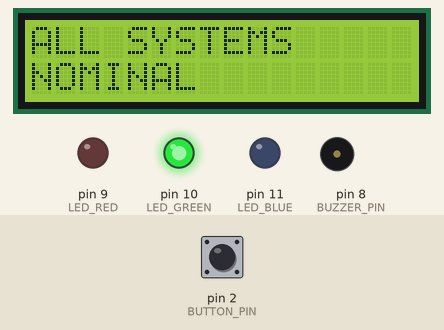
Simulated run of this sketch. Board: Arduino Uno, built with avr-gcc and run on an emulated ATmega328P. On the bench: 16×2 character LCD, output pins drawn as LEDs (lit = HIGH), buzzer (waves = sounding, pin HIGH). Inputs (shaded band) come from the test bench; at power-on: pin 2 (BUTTON_PIN) HIGH. What the sketch prints to the serial monitor is not drawn.

Above: at 3.4 s.
3.5 s: pin 2 (BUTTON_PIN) pulled LOW for 0.15 s
At 3.8 s:
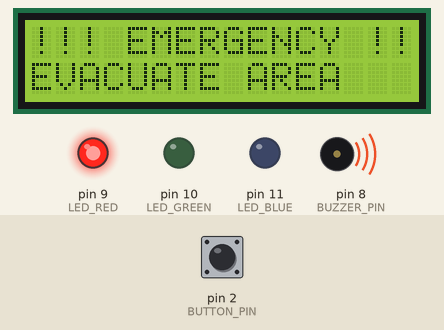
7.0 s: pin 2 (BUTTON_PIN) pulled LOW for 1 s
At 7.36 s:
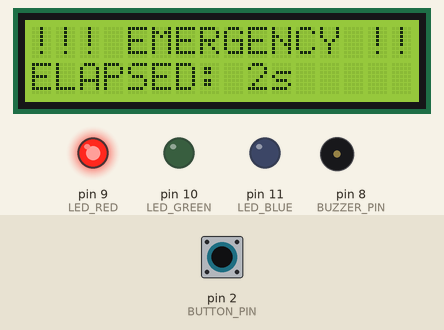
9.5 s: pin 2 (BUTTON_PIN) pulled LOW for 0.15 s
At 10.25 s:
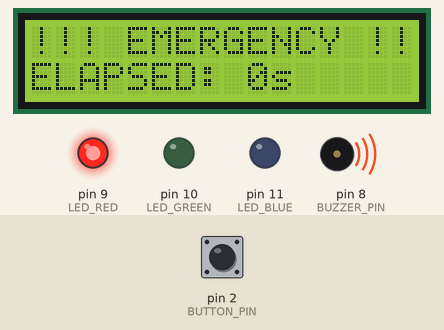
Timing chart, 0 to 16.2 s (numbered marks = the images above; inputs shaded):
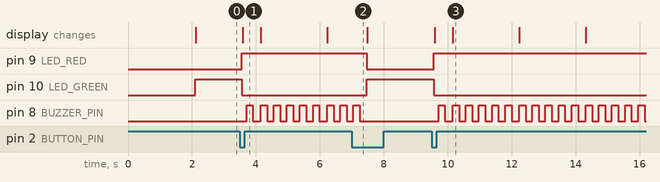

Measured:
- after the input at 3.5 s, pin 9 (LED_RED): LOW → HIGH after 0.06 s; pin 10 (LED_GREEN): HIGH → LOW after 0.06 s; pin 8 (BUZZER_PIN): alternates HIGH for 0.20 s and LOW for 0.21 s, starting after 0.21 s; the display: changes after 0.09 s (image 1)
- after the input at 7.0 s, pin 9 (LED_RED): HIGH → LOW after 0.46 s; pin 10 (LED_GREEN): LOW → HIGH after 0.46 s; pin 8 (BUZZER_PIN): goes on until 7.2 s, then stays LOW
- after the input at 9.5 s, pin 9 (LED_RED): LOW → HIGH after 0.07 s; pin 10 (LED_GREEN): HIGH → LOW after 0.07 s; pin 8 (BUZZER_PIN): alternates HIGH for 0.20 s and LOW for 0.21 s, starting after 0.21 s; the display: first changes after 0.10 s (image 3 shows a later state)

The sketch:

code.ino
```cpp
/*
 * EMERGENCY SYSTEMS SIMULATOR
 * Critical failure alarm for asteroid mining base
 * Engineer: Matibini Handiya
 *
 * Press button → Emergency triggered (red light, alarm, evacuation LCD)
 * Press again → System reset (green light, all clear)
 * Emergency logs sent to Serial Monitor for mission review
 */

#include <Wire.h>
#include <LiquidCrystal_I2C.h>

// Pin definitions
#define BUTTON_PIN 2
#define LED_RED 9
#define LED_GREEN 10
#define LED_BLUE 11
#define BUZZER_PIN 8

// System states
enum SystemState { NORMAL, EMERGENCY };
SystemState state = NORMAL;

// Debouncing variables
int lastButtonState = HIGH;     // HIGH = not pressed (pull-up)
int buttonState;
unsigned long lastDebounceTime = 0;
const int debounceDelay = 50;

// Emergency logging
int emergencyCount = 0;
unsigned long emergencyStartTime = 0;

// LCD
LiquidCrystal_I2C lcd(0x27, 16, 2);

void setup() {
  Serial.begin(9600);

  // Button pin (internal pull-up resistor)
  pinMode(BUTTON_PIN, INPUT_PULLUP);

  // LED pins
  pinMode(LED_RED, OUTPUT);
  pinMode(LED_GREEN, OUTPUT);
  pinMode(LED_BLUE, OUTPUT);

  // Buzzer pin
  pinMode(BUZZER_PIN, OUTPUT);

  // LCD
  lcd.init();
  lcd.backlight();

  // Mission start screen
  lcd.clear();
  lcd.setCursor(0, 0);
  lcd.print("EMERGENCY SYSTEM");
  lcd.setCursor(0, 1);
  lcd.print("v1.0 - ONLINE");
  delay(2000);

  // Set normal state
  setStateNormal();

  Serial.println("=== EMERGENCY SYSTEMS SIMULATOR ===");
  Serial.println("Status: ONLINE");
  Serial.println("Press button to trigger emergency");
  Serial.println("===================================");
}

void loop() {
  // Read button with debouncing
  int reading = digitalRead(BUTTON_PIN);

  if (reading != lastButtonState) {
    lastDebounceTime = millis();
  }

  if ((millis() - lastDebounceTime) > debounceDelay) {
    if (reading != buttonState) {
      buttonState = reading;

      // Button pressed (LOW because INPUT_PULLUP)
      if (buttonState == LOW) {
        onButtonPress();
      }
    }
  }

  lastButtonState = reading;

  // Update emergency alarm (continuous beep in emergency mode)
  if (state == EMERGENCY) {
    updateEmergencyAlarm();
  }

  delay(10);  // Small delay for stability
}

void onButtonPress() {
  if (state == NORMAL) {
    // Trigger emergency
    setStateEmergency();
  } else {
    // Reset system (emergency cleared)
    setStateNormal();
  }
}

void setStateNormal() {
  state = NORMAL;

  // Green LED on, Red off
  digitalWrite(LED_RED, LOW);
  digitalWrite(LED_GREEN, HIGH);
  digitalWrite(LED_BLUE, LOW);

  // Buzzer off
  digitalWrite(BUZZER_PIN, LOW);

  // Update LCD
  lcd.clear();
  lcd.setCursor(0, 0);
  lcd.print("ALL SYSTEMS");
  lcd.setCursor(0, 1);
  lcd.print("NOMINAL");

  Serial.println("✅ EMERGENCY CLEARED - Systems normal");
  Serial.println("===================================");
}

void setStateEmergency() {
  state = EMERGENCY;
  emergencyCount++;
  emergencyStartTime = millis();

  // Red LED on, Green off
  digitalWrite(LED_RED, HIGH);
  digitalWrite(LED_GREEN, LOW);
  digitalWrite(LED_BLUE, LOW);

  // Update LCD with critical message
  lcd.clear();
  lcd.setCursor(0, 0);
  lcd.print("!!! EMERGENCY !!!");
  lcd.setCursor(0, 1);
  lcd.print("EVACUATE AREA");

  // Log to Serial Monitor
  Serial.println("===================================");
  Serial.print("🚨 EMERGENCY #");
  Serial.print(emergencyCount);
  Serial.println(" TRIGGERED!");
  Serial.println("⚠️ Critical failure detected!");
  Serial.println("📢 EVACUATION PROTOCOL ACTIVATED");
  Serial.println("===================================");
}

void updateEmergencyAlarm() {
  // Calculate elapsed emergency duration
  unsigned long emergencyDuration = (millis() - emergencyStartTime) / 1000;

  // Siren pattern: fast beeps for first 10 seconds, then slower
  if (emergencyDuration < 10) {
    // Fast siren (200ms on, 200ms off)
    digitalWrite(BUZZER_PIN, HIGH);
    delay(200);
    digitalWrite(BUZZER_PIN, LOW);
    delay(200);
  } else {
    // Slower siren (500ms on, 500ms off)
    digitalWrite(BUZZER_PIN, HIGH);
    delay(500);
    digitalWrite(BUZZER_PIN, LOW);
    delay(500);
  }

  // Update LCD with elapsed time every 2 seconds
  static unsigned long lastLCDUpdate = 0;
  if (millis() - lastLCDUpdate > 2000) {
    lcd.clear();
    lcd.setCursor(0, 0);
    lcd.print("!!! EMERGENCY !!!");
    lcd.setCursor(0, 1);
    lcd.print("ELAPSED: ");
    lcd.print(emergencyDuration);
    lcd.print("s");
    lastLCDUpdate = millis();

    // Log to Serial every 5 seconds
    if (emergencyDuration % 5 == 0 && emergencyDuration > 0) {
      Serial.print("⚠️ Emergency active for ");
      Serial.print(emergencyDuration);
      Serial.println(" seconds");
    }
  }
}

// Optional: Flash red LED in emergency (already handled above)
```
